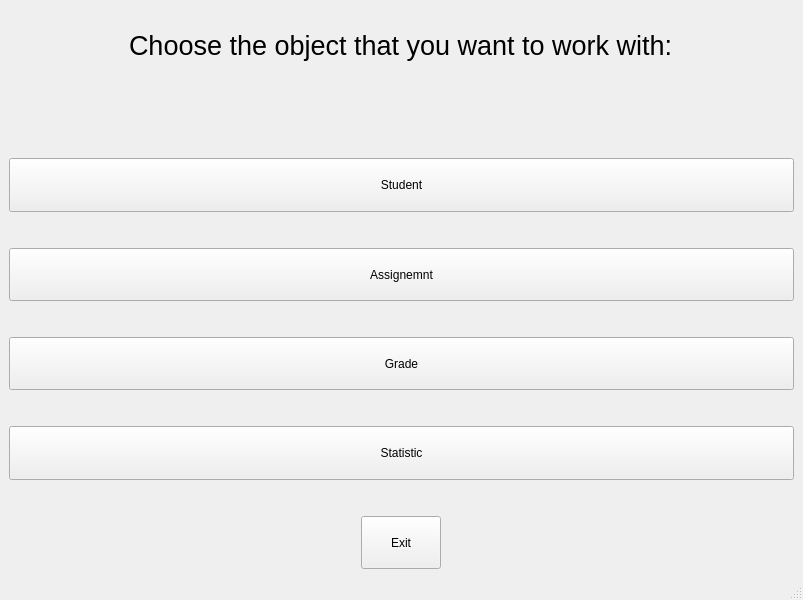
<?xml version="1.0" encoding="UTF-8"?>
<ui version="4.0">
 <class>A</class>
 <widget class="QMainWindow" name="A">
  <property name="geometry">
   <rect>
    <x>0</x>
    <y>0</y>
    <width>803</width>
    <height>600</height>
   </rect>
  </property>
  <property name="sizePolicy">
   <sizepolicy hsizetype="Preferred" vsizetype="Fixed">
    <horstretch>0</horstretch>
    <verstretch>0</verstretch>
   </sizepolicy>
  </property>
  <property name="cursor">
   <cursorShape>ArrowCursor</cursorShape>
  </property>
  <property name="windowTitle">
   <string>MainWindow</string>
  </property>
  <widget class="QWidget" name="centralwidget">
   <layout class="QVBoxLayout" name="verticalLayout_2">
    <item>
     <layout class="QVBoxLayout" name="verticalLayout">
      <item>
       <spacer name="verticalSpacer_5">
        <property name="orientation">
         <enum>Qt::Vertical</enum>
        </property>
        <property name="sizeType">
         <enum>QSizePolicy::Maximum</enum>
        </property>
        <property name="sizeHint" stdset="0">
         <size>
          <width>20</width>
          <height>10</height>
         </size>
        </property>
       </spacer>
      </item>
      <item alignment="Qt::AlignHCenter">
       <widget class="QLabel" name="label">
        <property name="sizePolicy">
         <sizepolicy hsizetype="Maximum" vsizetype="Preferred">
          <horstretch>0</horstretch>
          <verstretch>0</verstretch>
         </sizepolicy>
        </property>
        <property name="font">
         <font>
          <pointsize>20</pointsize>
         </font>
        </property>
        <property name="text">
         <string>Choose the object that you want to work with:</string>
        </property>
       </widget>
      </item>
      <item>
       <spacer name="verticalSpacer_4">
        <property name="orientation">
         <enum>Qt::Vertical</enum>
        </property>
        <property name="sizeType">
         <enum>QSizePolicy::Fixed</enum>
        </property>
        <property name="sizeHint" stdset="0">
         <size>
          <width>20</width>
          <height>80</height>
         </size>
        </property>
       </spacer>
      </item>
      <item>
       <widget class="QPushButton" name="btn_student">
        <property name="sizePolicy">
         <sizepolicy hsizetype="Minimum" vsizetype="Minimum">
          <horstretch>50</horstretch>
          <verstretch>0</verstretch>
         </sizepolicy>
        </property>
        <property name="baseSize">
         <size>
          <width>0</width>
          <height>0</height>
         </size>
        </property>
        <property name="text">
         <string>Student</string>
        </property>
       </widget>
      </item>
      <item>
       <spacer name="verticalSpacer_2">
        <property name="orientation">
         <enum>Qt::Vertical</enum>
        </property>
        <property name="sizeType">
         <enum>QSizePolicy::Fixed</enum>
        </property>
        <property name="sizeHint" stdset="0">
         <size>
          <width>20</width>
          <height>30</height>
         </size>
        </property>
       </spacer>
      </item>
      <item>
       <widget class="QPushButton" name="btn_assignment">
        <property name="sizePolicy">
         <sizepolicy hsizetype="Minimum" vsizetype="Minimum">
          <horstretch>0</horstretch>
          <verstretch>0</verstretch>
         </sizepolicy>
        </property>
        <property name="text">
         <string>Assignemnt</string>
        </property>
       </widget>
      </item>
      <item>
       <spacer name="verticalSpacer">
        <property name="orientation">
         <enum>Qt::Vertical</enum>
        </property>
        <property name="sizeType">
         <enum>QSizePolicy::Maximum</enum>
        </property>
        <property name="sizeHint" stdset="0">
         <size>
          <width>20</width>
          <height>30</height>
         </size>
        </property>
       </spacer>
      </item>
      <item>
       <widget class="QPushButton" name="btn_grade">
        <property name="sizePolicy">
         <sizepolicy hsizetype="Minimum" vsizetype="Minimum">
          <horstretch>0</horstretch>
          <verstretch>0</verstretch>
         </sizepolicy>
        </property>
        <property name="maximumSize">
         <size>
          <width>16777215</width>
          <height>16777215</height>
         </size>
        </property>
        <property name="text">
         <string>Grade</string>
        </property>
       </widget>
      </item>
      <item>
       <spacer name="verticalSpacer_3">
        <property name="orientation">
         <enum>Qt::Vertical</enum>
        </property>
        <property name="sizeType">
         <enum>QSizePolicy::Fixed</enum>
        </property>
        <property name="sizeHint" stdset="0">
         <size>
          <width>20</width>
          <height>30</height>
         </size>
        </property>
       </spacer>
      </item>
      <item>
       <widget class="QPushButton" name="btn_statistic">
        <property name="sizePolicy">
         <sizepolicy hsizetype="Minimum" vsizetype="Minimum">
          <horstretch>0</horstretch>
          <verstretch>0</verstretch>
         </sizepolicy>
        </property>
        <property name="text">
         <string>Statistic</string>
        </property>
       </widget>
      </item>
      <item>
       <spacer name="verticalSpacer_6">
        <property name="orientation">
         <enum>Qt::Vertical</enum>
        </property>
        <property name="sizeType">
         <enum>QSizePolicy::Fixed</enum>
        </property>
        <property name="sizeHint" stdset="0">
         <size>
          <width>20</width>
          <height>30</height>
         </size>
        </property>
       </spacer>
      </item>
      <item alignment="Qt::AlignHCenter">
       <widget class="QPushButton" name="pushButton">
        <property name="sizePolicy">
         <sizepolicy hsizetype="Fixed" vsizetype="Minimum">
          <horstretch>0</horstretch>
          <verstretch>0</verstretch>
         </sizepolicy>
        </property>
        <property name="text">
         <string>Exit</string>
        </property>
       </widget>
      </item>
     </layout>
    </item>
   </layout>
  </widget>
  <widget class="QMenuBar" name="menubar">
   <property name="geometry">
    <rect>
     <x>0</x>
     <y>0</y>
     <width>803</width>
     <height>22</height>
    </rect>
   </property>
  </widget>
  <widget class="QStatusBar" name="statusbar"/>
 </widget>
 <resources/>
 <connections/>
</ui>
